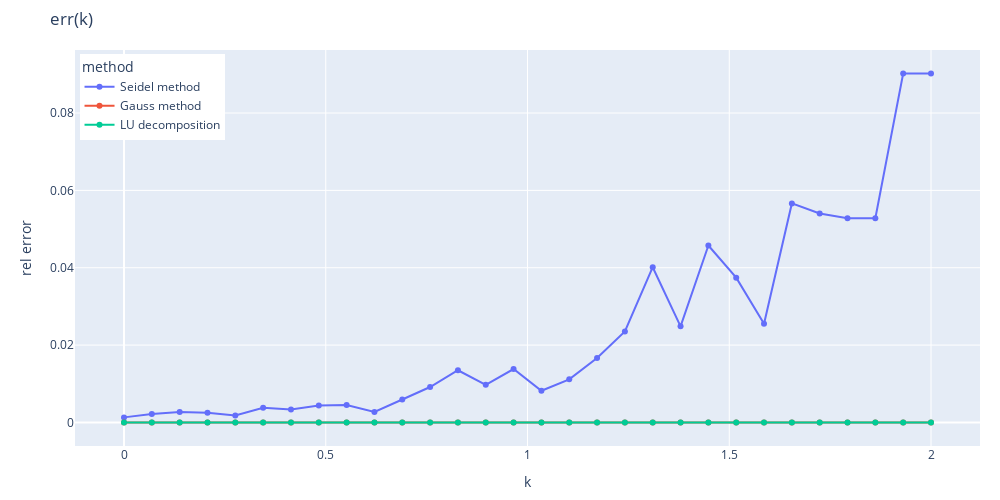

Source (notebook cell):
### Code cell
fig = px.line(testing_df1, x='k', y='rel error', color='method', markers='o', title='err(k)', height=500, width=1000)
fig.update_layout(legend=dict(x=0.005, y=0.99),
                  margin=dict(l=75, r=20, t=50, b=15))

### Figure 1 — Plotly figure (JSON) as saved in the notebook; plotly's stock layout.template omitted (floating-point values rounded to 4 significant figures)
{"data": [{"hovertemplate": "method=Seidel method<br>k=%{x}<br>rel error=%{y}<extra></extra>", "legendgroup": "Seidel method", "line": {"color": "#636efa", "dash": "solid"}, "marker": {"symbol": "circle"}, "mode": "markers+lines", "name": "Seidel method", "orientation": "v", "showlegend": true, "type": "scatter", "x": [1e-10, 0.06897, 0.1379, 0.2069, 0.2759, 0.3448, 0.4138, 0.4828, 0.5517, 0.6207, 0.6897, 0.7586, 0.8276, 0.8966, 0.9655, 1.034, 1.103, 1.172, 1.241, 1.31, 1.379, 1.448, 1.517, 1.586, 1.655, 1.724, 1.793, 1.862, 1.931, 2], "xaxis": "x", "y": [0.001311, 0.002204, 0.00269, 0.002509, 0.001817, 0.003783, 0.003374, 0.004389, 0.00448, 0.002734, 0.005932, 0.009157, 0.01349, 0.009728, 0.0138, 0.008186, 0.01115, 0.01668, 0.02353, 0.04013, 0.02485, 0.04575, 0.03742, 0.02549, 0.05663, 0.05405, 0.05279, 0.05281, 0.09021, 0.09019], "yaxis": "y"}, {"hovertemplate": "method=Gauss method<br>k=%{x}<br>rel error=%{y}<extra></extra>", "legendgroup": "Gauss method", "line": {"color": "#EF553B", "dash": "solid"}, "marker": {"symbol": "circle"}, "mode": "markers+lines", "name": "Gauss method", "orientation": "v", "showlegend": true, "type": "scatter", "x": [1e-10, 0.06897, 0.1379, 0.2069, 0.2759, 0.3448, 0.4138, 0.4828, 0.5517, 0.6207, 0.6897, 0.7586, 0.8276, 0.8966, 0.9655, 1.034, 1.103, 1.172, 1.241, 1.31, 1.379, 1.448, 1.517, 1.586, 1.655, 1.724, 1.793, 1.862, 1.931, 2], "xaxis": "x", "y": [4.798e-15, 1.346e-14, 6.958e-15, 6.414e-15, 8.356e-15, 1.753e-15, 8.053e-15, 1.752e-14, 1.747e-14, 2.328e-14, 2.308e-14, 2.574e-14, 2.401e-14, 2.605e-14, 7.451e-15, 2.941e-15, 7.392e-14, 9.168e-14, 8.107e-14, 6.147e-13, 8.663e-14, 8.037e-14, 1.154e-13, 1.334e-13, 2.959e-14, 2.413e-13, 6.714e-13, 3.344e-13, 6.225e-13, 4.622e-13], "yaxis": "y"}, {"hovertemplate": "method=LU decomposition<br>k=%{x}<br>rel error=%{y}<extra></extra>", "legendgroup": "LU decomposition", "line": {"color": "#00cc96", "dash": "solid"}, "marker": {"symbol": "circle"}, "mode": "markers+lines", "name": "LU decomposition", "orientation": "v", "showlegend": true, "type": "scatter", "x": [1e-10, 0.06897, 0.1379, 0.2069, 0.2759, 0.3448, 0.4138, 0.4828, 0.5517, 0.6207, 0.6897, 0.7586, 0.8276, 0.8966, 0.9655, 1.034, 1.103, 1.172, 1.241, 1.31, 1.379, 1.448, 1.517, 1.586, 1.655, 1.724, 1.793, 1.862, 1.931, 2], "xaxis": "x", "y": [5.677e-15, 4.198e-16, 2.151e-15, 1.699e-15, 1.347e-14, 8.668e-15, 4.911e-15, 1.73e-15, 2.528e-14, 1.216e-14, 2.272e-14, 5.784e-14, 8.69e-14, 2.181e-15, 9.063e-14, 2.171e-16, 4.456e-14, 1.061e-14, 6.955e-14, 5.229e-13, 4.286e-14, 1.219e-13, 1.25e-13, 1.417e-13, 2.944e-13, 1.408e-13, 1.109e-13, 2.118e-13, 1.37e-13, 8.099e-14], "yaxis": "y"}], "layout": {"height": 500, "legend": {"title": {"text": "method"}, "tracegroupgap": 0, "x": 0.005, "y": 0.99}, "margin": {"b": 15, "l": 75, "r": 20, "t": 50}, "title": {"text": "err(k)"}, "width": 1000, "xaxis": {"anchor": "y", "domain": [0, 1], "title": {"text": "k"}}, "yaxis": {"anchor": "x", "domain": [0, 1], "title": {"text": "rel error"}}}}
